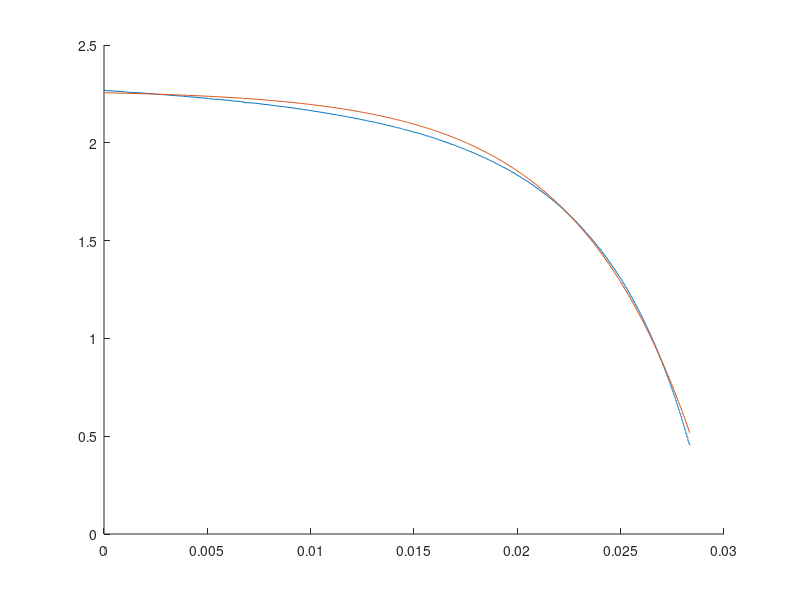
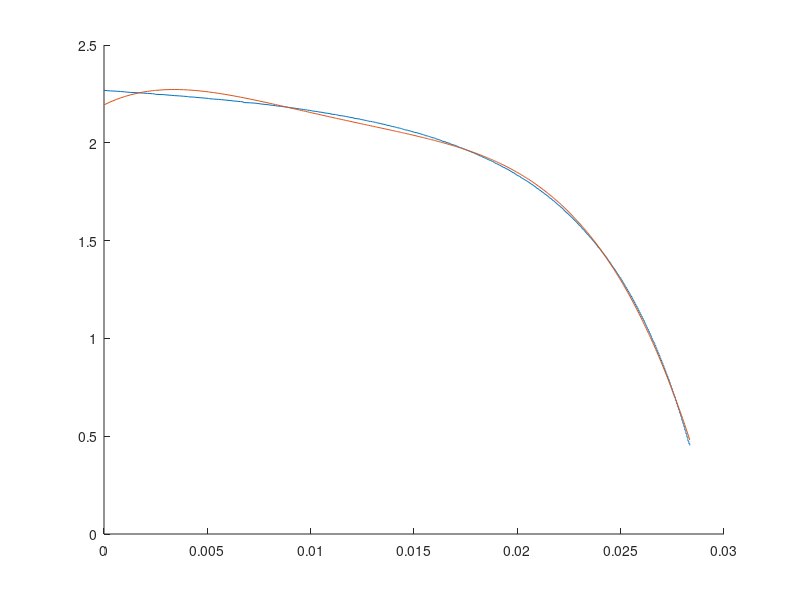

MATLAB code for these plots, in order:
clear all
close all
clc
load('capteur.mat')
RMSE_values = [];
R2_value = [];
F_function = [];
alpha_value = [];
beta_value = [];
for i = 0:1:1000
    removed_value = i;
    V = voltage(1:end-removed_value);
    V = abs(V-V(end));
    V(end) = 0.05;
    y = log(V);
    x = distance(1:end-removed_value);
    N = size(x);
    N = N(1);
    X = [N sum(x); sum(x) sum(x.^2)];
    Y = [sum(y); sum(y.*x)];
    A = inv(X)*Y;
    alpha = exp(A(1));
    alpha_value = [alpha_value alpha];
    beta = A(2);
    beta_value = [beta_value beta];
    test = alpha*exp(beta*distance);
    F = -test+voltage(end);
    F_function = [F_function F];
    RMSE = sqrt(mean((F-voltage).*(F-voltage)));
    RMSE_values = [RMSE_values RMSE];
    y_moy = 1/N * sum(voltage);
    R2 = (sum((F-y_moy).^2))/(sum((voltage-y_moy).^2));
    R2_value = [R2_value R2];
end

minimum_RMSE = min(RMSE_values);
R2_find = (abs(R2_value-1))
best_R2 = min(abs(R2_value-1));
[RMSE_x,RMSE_y] = find(RMSE_values == minimum_RMSE)
[R2_x,R2_y] = find(R2_find == best_R2)

figure()
hold on
plot(distance, voltage)
plot(distance, F_function(:,11));

tic
test = alpha_value(11)*exp(beta_value(11)*distance);
F = -test+voltage(end);
toc

% figure()
% hold on
% plot(distance, voltage-F_function(:,11));
%error = voltage-F_function(:,11)

X = [];
Y = [];
for i=0:1:4
    X_line = [];
    for j=0:1:4
        X_line = [X_line sum(distance.^(i+j))];
    end
    X = [X; X_line];
    Y = [Y; sum((distance.^i).*voltage)];
end 

A = inv(X)*Y;

tic
test2 = A(1) + A(2).*distance + A(3).*distance.^2 + A(4).*distance.^3 + A(5).*distance.^4;% + A(6).*distance.^5 + A(7).*distance.^6 + A(8).*distance.^7;
toc

F2 = F_function(:,11) + test2;
figure()
hold on
plot(distance, voltage)
plot(distance, test2)
%  RMSE = sqrt(mean((F2-voltage).*(F2-voltage)));









